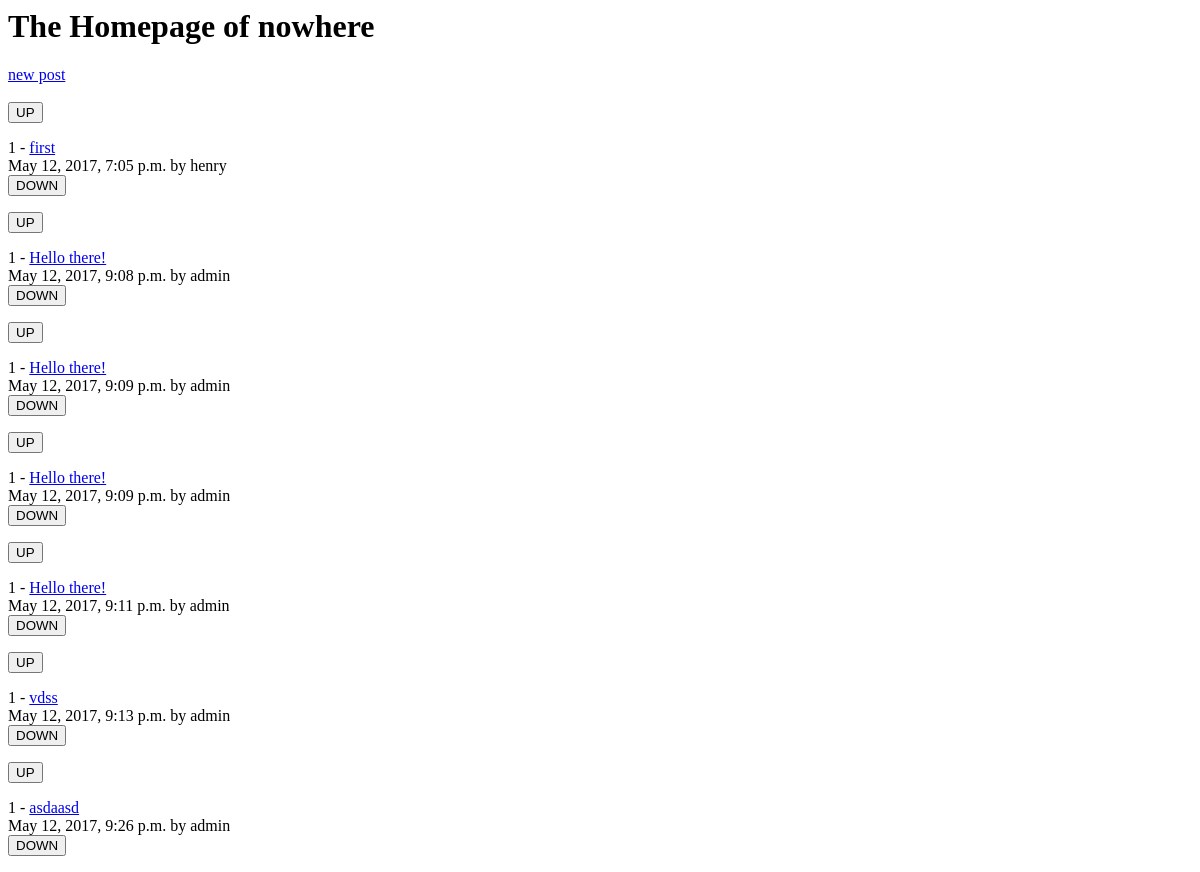
Before: / with the older database file.
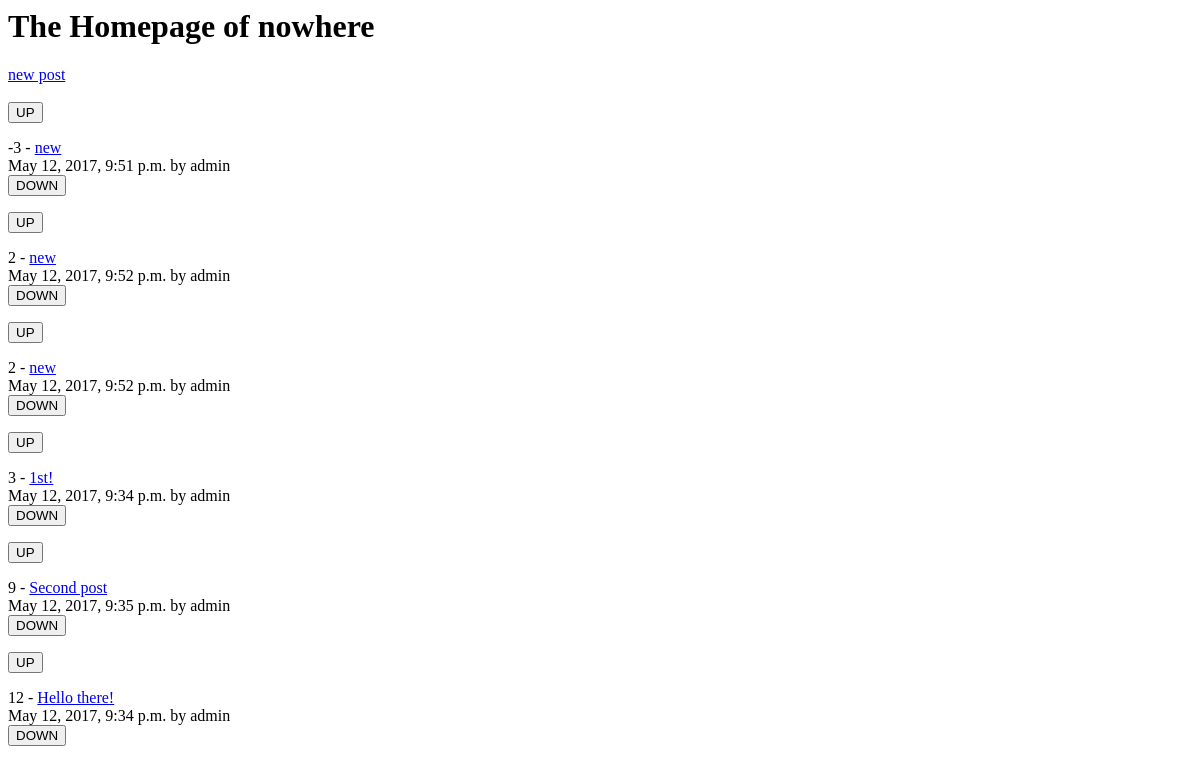
After: the same page with the newer database file.
### posts/models.py (models this page shows)
class Posts(models.Model):
	title = models.CharField(max_length=200)
	url = models.TextField()
	pub_date = models.DateTimeField()
	author = models.ForeignKey(User)
	votes_total = models.IntegerField(default=1)

### posts/views.py (the view)
# urls.py: 2. Add a URL to urlpatterns:  url(r'^$', views.home, name='home')
def home(request):
    posts = Posts.objects.order_by('votes_total')
    return render(request, 'posts/home.html', {'posts': posts})

### posts/templates/posts/home.html (shortened to what this page needs)
<h1>The Homepage of nowhere</h1>
<a href="{% url 'posts:create' %}">new post</a>
{% for post in posts.all %}
<form method="POST" action="{% url 'posts:upvote' post.id %}">
  <input type="submit" value="UP">
</form> {{ post.votes_total }}  - <a href="{{ post.url }}" target="_blank">{{ post.title }}</a>
{{ post.pub_date }} by {{ post.author.username }}
<form method="POST" action="{% url 'posts:downvote' post.id %}">
  <input type="submit" value="DOWN">
</form>
{% endfor %}

Changed rows visible on the page:
removed Posts: votes_total "1", title "first", pub_date "May 12, 2017, 7:05 p.m.", author.username "henry"
removed Posts: votes_total "1", title "Hello there!", pub_date "May 12, 2017, 9:08 p.m.", author.username "admin"
removed Posts: votes_total "1", title "Hello there!", pub_date "May 12, 2017, 9:09 p.m.", author.username "admin"
removed Posts: votes_total "1", title "Hello there!", pub_date "May 12, 2017, 9:09 p.m.", author.username "admin"
removed Posts: votes_total "1", title "Hello there!", pub_date "May 12, 2017, 9:11 p.m.", author.username "admin"
removed Posts: votes_total "1", title "vdss", pub_date "May 12, 2017, 9:13 p.m.", author.username "admin"
removed Posts: votes_total "1", title "asdaasd", pub_date "May 12, 2017, 9:26 p.m.", author.username "admin"
added Posts: votes_total "-3", title "new", pub_date "May 12, 2017, 9:51 p.m.", author.username "admin"
added Posts: votes_total "2", title "new", pub_date "May 12, 2017, 9:52 p.m.", author.username "admin"
added Posts: votes_total "2", title "new", pub_date "May 12, 2017, 9:52 p.m.", author.username "admin"
added Posts: votes_total "3", title "1st!", pub_date "May 12, 2017, 9:34 p.m.", author.username "admin"
added Posts: votes_total "9", title "Second post", pub_date "May 12, 2017, 9:35 p.m.", author.username "admin"
added Posts: votes_total "12", title "Hello there!", pub_date "May 12, 2017, 9:34 p.m.", author.username "admin"
